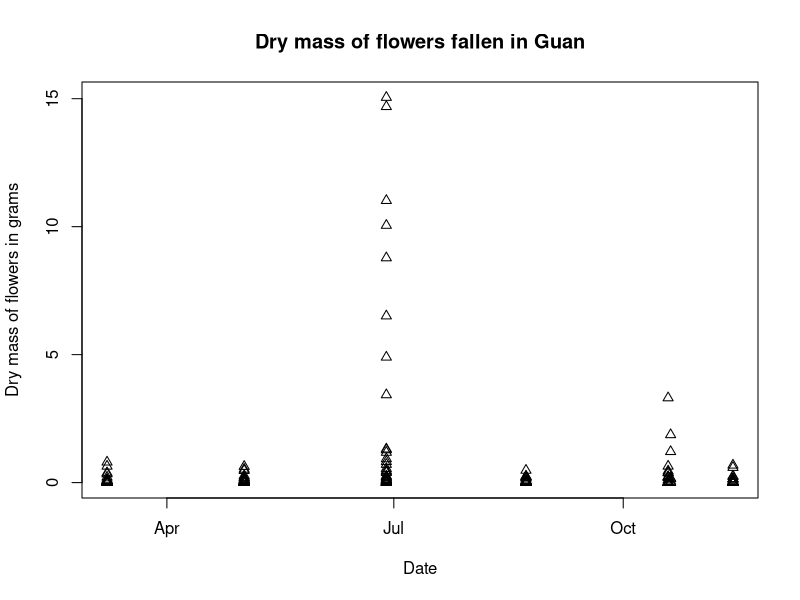

The R script that drew this image:
# A script to visualize NEON data on litterfall
# Courtney Lopez
# February 8, 2018 

# Read in the data 
litter_data <- read.csv("data/ltr_massdata.csv",
                          header = TRUE)

# Subset out data from the Guan Experimental forest 

guan_data <- subset(litter_data,
       siteID == "GUAN")

# Let's first look at just flower mass data 

guan_flower_data <-subset(guan_data,
                          functionalGroup == "Flowers")

# Make a scatterplot of flower mass by date 

pdf("output/GUAN_flower_mass_over_time_scatterplot.pdf")

plot(x = as.POSIXct(guan_flower_data$collectDate),
     y = guan_flower_data$dryMass,
     main = "Dry mass of flowers fallen in Guan",
     xlab = "Date",
     ylab = "Dry mass of flowers in grams",
     pch = 2)
dev.off()